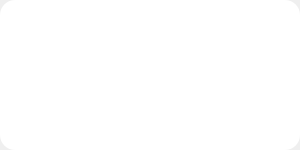
<?xml version="1.0" encoding="UTF-8"?>
<ui version="4.0">
 <class>Help</class>
 <widget class="QDialog" name="Help">
  <property name="geometry">
   <rect>
    <x>0</x>
    <y>0</y>
    <width>300</width>
    <height>150</height>
   </rect>
  </property>
  <property name="windowTitle">
   <string>Dialog</string>
  </property>
  <property name="styleSheet">
   <string notr="true">QFrame{
	background-color: rgb(255, 255, 255);
	border-radius:15px;
}
QTextEdit{
	border:none;
	border-radius:10px;
	background:transparent;
	color: rgb(0, 0, 0);
}
QScrollBar:vertical{
	border: none;
	width:8px;
	margin: 0 0 0 0;
	background: transparent;
}
QScrollBar::handle:vertical{
	background: rgb(200, 200, 200);
	border-radius:4px;
}
QScrollBar::handle:vertical:hover{
	background: rgb(160, 160, 160);
	border-radius:4px;
}
QScrollBar::handle:vertical:pressed{
	background: rgb(5, 160, 255);
	border-radius:4px;
}
QScrollBar::add-page,QScrollBar::sub-page:vertical{
	background: transparent;
}
QScrollBar::add-line,QScrollBar::sub-line:vertical{
	background: transparent;
}</string>
  </property>
  <layout class="QGridLayout" name="gridLayout_2">
   <property name="leftMargin">
    <number>0</number>
   </property>
   <property name="topMargin">
    <number>0</number>
   </property>
   <property name="rightMargin">
    <number>0</number>
   </property>
   <property name="bottomMargin">
    <number>0</number>
   </property>
   <property name="spacing">
    <number>0</number>
   </property>
   <item row="0" column="0">
    <widget class="QFrame" name="frame">
     <property name="frameShape">
      <enum>QFrame::StyledPanel</enum>
     </property>
     <property name="frameShadow">
      <enum>QFrame::Raised</enum>
     </property>
     <layout class="QGridLayout" name="gridLayout" rowstretch="1,20,1" columnstretch="1,20,1">
      <item row="0" column="1">
       <spacer name="verticalSpacer">
        <property name="orientation">
         <enum>Qt::Vertical</enum>
        </property>
        <property name="sizeHint" stdset="0">
         <size>
          <width>20</width>
          <height>14</height>
         </size>
        </property>
       </spacer>
      </item>
      <item row="1" column="0">
       <spacer name="horizontalSpacer">
        <property name="orientation">
         <enum>Qt::Horizontal</enum>
        </property>
        <property name="sizeHint" stdset="0">
         <size>
          <width>23</width>
          <height>20</height>
         </size>
        </property>
       </spacer>
      </item>
      <item row="1" column="1">
       <widget class="QTextEdit" name="textEdit">
        <property name="font">
         <font>
          <family>楷体</family>
          <pointsize>12</pointsize>
         </font>
        </property>
        <property name="readOnly">
         <bool>true</bool>
        </property>
        <property name="html">
         <string>&lt;!DOCTYPE HTML PUBLIC &quot;-//W3C//DTD HTML 4.0//EN&quot; &quot;http://www.w3.org/TR/REC-html40/strict.dtd&quot;&gt;
&lt;html&gt;&lt;head&gt;&lt;meta name=&quot;qrichtext&quot; content=&quot;1&quot; /&gt;&lt;style type=&quot;text/css&quot;&gt;
p, li { white-space: pre-wrap; }
&lt;/style&gt;&lt;/head&gt;&lt;body style=&quot; font-family:'楷体'; font-size:12pt; font-weight:400; font-style:normal;&quot;&gt;
&lt;p style=&quot;-qt-paragraph-type:empty; margin-top:0px; margin-bottom:0px; margin-left:0px; margin-right:0px; -qt-block-indent:0; text-indent:0px; font-family:'楷体';&quot;&gt;&lt;br /&gt;&lt;/p&gt;&lt;/body&gt;&lt;/html&gt;</string>
        </property>
       </widget>
      </item>
      <item row="1" column="2">
       <spacer name="horizontalSpacer_2">
        <property name="orientation">
         <enum>Qt::Horizontal</enum>
        </property>
        <property name="sizeHint" stdset="0">
         <size>
          <width>23</width>
          <height>20</height>
         </size>
        </property>
       </spacer>
      </item>
      <item row="2" column="1">
       <spacer name="verticalSpacer_2">
        <property name="orientation">
         <enum>Qt::Vertical</enum>
        </property>
        <property name="sizeHint" stdset="0">
         <size>
          <width>20</width>
          <height>14</height>
         </size>
        </property>
       </spacer>
      </item>
     </layout>
    </widget>
   </item>
  </layout>
 </widget>
 <resources/>
 <connections/>
</ui>
